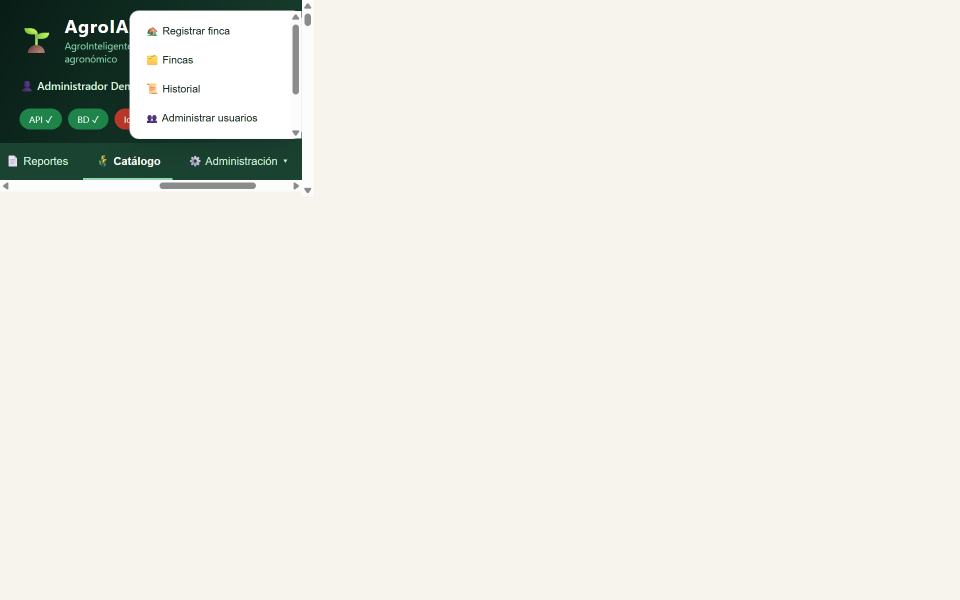
#> input picture apps/frontend-web/media-ayuda/admin-menu.png, 1920 x 1200 px (shown at 1/2 size)
$ python -i common.py   (imports and definitions only)
#> lines starting #> are read from the running program, lines starting #| are printed output that depends on the picture
"""Utilidades compartidas del pipeline AgroVision.

Sin dependencias duras más allá de numpy/PIL (opcionales): YAML se parsea
con PyYAML si está instalado o con un parser mínimo para los manifiestos
propios; los hashes perceptuales se calculan con DCT en numpy.
"""

from __future__ import annotations

import hashlib
import json
import logging
import re
import sys
import time
import urllib.error
import urllib.request
from datetime import datetime, timezone
from pathlib import Path
from typing import Any, Iterable

# `inspect.py` (nombre definido por especificación) enmascara el módulo
# `inspect` de la stdlib si este directorio está en sys.path. Retirar el
# directorio propio antes de importar numpy/PIL evita el choque.
_SCRIPTS_DIR = Path(__file__).resolve().parent


def _es_script_dir(entrada: str) -> bool:
    if not entrada:
        return True
    try:
        return Path(entrada).resolve() == _SCRIPTS_DIR
    except OSError:
        return False


sys.path[:] = [p for p in sys.path if not _es_script_dir(p)]
#> further down, picture is the input picture: shape (1200, 1920, 3); mean B, G, R 225.9, 233.9, 233.9
# Reinsertar al final: la stdlib conserva prioridad sobre `inspect.py`.
sys.path.append(str(_SCRIPTS_DIR))

import numpy as np  # noqa: E402

# ── Rutas canónicas del pipeline ──────────────────────────────────────────────
DATASETS_ROOT = Path(__file__).resolve().parents[1]
MANIFEST_DIR = DATASETS_ROOT / "manifest"
CONFIGS_DIR = DATASETS_ROOT / "configs"
RAW_DIR = DATASETS_ROOT / "raw"
QUARANTINE_DIR = DATASETS_ROOT / "quarantine"
STAGING_DIR = DATASETS_ROOT / "staging"
NORMALIZED_DIR = DATASETS_ROOT / "normalized"
ANNOTATIONS_DIR = DATASETS_ROOT / "annotations"
CURATED_DIR = DATASETS_ROOT / "curated"
METADATA_DIR = DATASETS_ROOT / "metadata"
MODELS_DIR = DATASETS_ROOT / "models"
REPORTS_DIR = DATASETS_ROOT / "reports"

IMAGE_EXTENSIONS = {".jpg", ".jpeg", ".png", ".webp", ".tif", ".tiff", ".bmp"}


# ── Logging estructurado JSON (RNF-03) ───────────────────────────────────────
class JsonFormatter(logging.Formatter):
    """Formatea cada registro como una línea JSON."""

    # [13 lines left out: function format, not called in this run]


class JsonLogger(logging.Logger):
    """Logger que acepta `extra_fields=` como kwarg de conveniencia."""

    # [24 lines left out: function _log, not called in this run]


# [1 line not run here, left out]


# [73 lines left out: functions get_logger, load_yaml, _strip_comment, _parse_scalar, _clean_lines, not called in this run]


def _indent(line: str) -> int:
    return len(line) - len(line.lstrip())


# [95 lines left out: functions _parse_block, _parse_simple_yaml, load_catalog, _normalizar_dataset, not called in this run]


def load_class_map() -> dict:
    return load_yaml(MANIFEST_DIR / "class_map.yaml") or {}


def load_license_policy() -> dict:
    return load_yaml(MANIFEST_DIR / "license_policy.yaml") or {}


# [14 lines left out: functions load_pipeline_config, license_action, not called in this run]


# ── Hashing (RF-06) ──────────────────────────────────────────────────────────
def sha256_bytes(data: bytes) -> str:
    return hashlib.sha256(data).hexdigest()


# [6 lines left out: function sha256_file, not called in this run]


def phash(array: np.ndarray) -> int:
    """Hash perceptual 64 bits (DCT sobre miniatura gris 32x32).

    `array` debe ser HxW o HxWx3 uint8. Funciona sin imagehash/cv2.
    """
    try:
        from PIL import Image  # type: ignore

        img = Image.fromarray(array).convert("L").resize((32, 32))
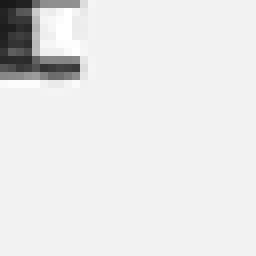
#> img: PIL image 32x32 L (shown 8 times larger); min 25, max 255, mean 231.7
        small = np.asarray(img, dtype=np.float64)
    except Exception:
        small = np.asarray(array, dtype=np.float64)
        if small.ndim == 3:
            small = small.mean(axis=2)
        small = small[:: max(1, small.shape[0] // 32), :: max(1, small.shape[1] // 32)]
        small = np.resize(small, (32, 32)) if small.size else np.zeros((32, 32))
    dct = _dct2d(small)
    flat = dct[1:9, 1:9].flatten()
    med = float(np.median(flat))
    return int("".join("1" if v > med else "0" for v in flat), 2)


def _dct2d(block: np.ndarray) -> np.ndarray:
    """DCT-II 2D. La normalización ortonormal no es necesaria: el hash
    perceptual solo usa el signo respecto a la mediana."""
    n, m = block.shape
#> n = 32; m = 32
    filas = np.arange(n).reshape(-1, 1)      # posiciones
#> filas = 32 values from 0 to 31
    frec_n = np.arange(n).reshape(1, -1)     # frecuencias
    c_n = np.cos(np.pi * (2 * filas + 1) * frec_n / (2 * n))
    cols = np.arange(m).reshape(-1, 1)
#> cols = 32 values from 0 to 31
    frec_m = np.arange(m).reshape(1, -1)
    c_m = np.cos(np.pi * (2 * cols + 1) * frec_m / (2 * m))
    return c_n @ block @ c_m.T
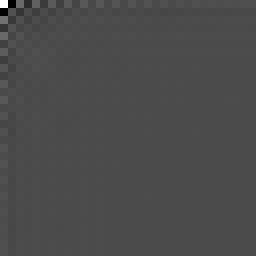
#> returned value: shape (32, 32) float64 (shown 8 times larger); min -40277.4, max 95443.5, mean 25; drawn with min black and max white


def hamming_distance(a: int, b: int) -> int:
    return bin(a ^ b).count("1")


# ── Descarga HTTP con reintentos, resume y checksum (RF-04) ─────────────────
# [125 lines left out: functions http_download, http_head, append_jsonl, read_jsonl, not called in this run]

>>> import cv2
>>> picture = cv2.imread('../../apps/frontend-web/media-ayuda/admin-menu.png')
>>> result = phash(picture)
#> in phash, `flat = dct[1:9, 1:9].flatten()`: flat = 64 values, max 3770.3 at index 16, min -11951.4 at index 1, mean -622.6
#> in phash, `med = float(np.median(flat))`: med = -177
#> result = 11553318907905129565
